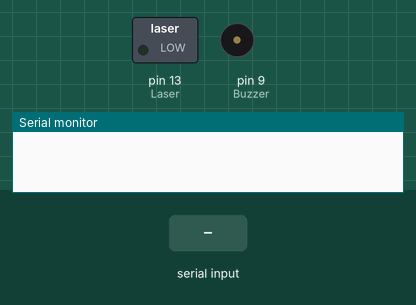
This sketch was run on a simulated Arduino Uno, built with avr-gcc and run on an emulated ATmega328P. On the bench: switched loads named in the sketch (green lamp = pin HIGH), buzzer (waves = sounding), the last lines printed to the serial monitor. Dashed ring = blinking. Inputs (shaded band) come from the test bench.

Above: at 1.2 s.
1.3 s: "5\n" received over Serial
At 1.4 s:
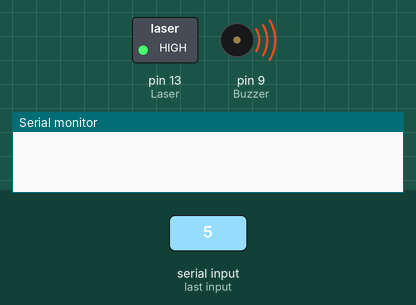
6.4 s: "90 45\n" received over Serial
At 6.8 s:
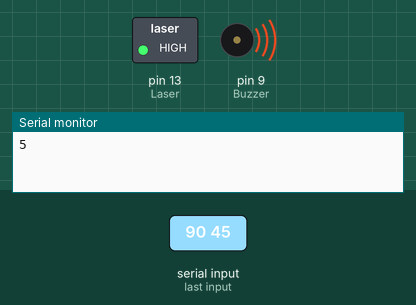
Timing chart, 0 to 15.4 s (numbered marks = the images above; inputs shaded):
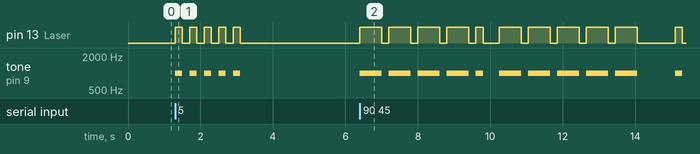

The sketch:

Arduino_1.ino
```cpp
// This Code written by Ahmed Harbi on August.2018

// Defined Laser & Buzzer
#define Laser 13
#define Buzzer 9

// Enter Morse Code Library
char* MorseCode[] = {
  ".-",     // A
  "-...",   // B
  "-.-.",   // C
  "-..",    // D
  ".",      // E
  "..-.",   // F
  "--.",    // G
  "....",   // H
  "..",     // I
  ".---",   // J
  "-.-",    // K
  ".-..",   // L
  "--",     // M
  "-.",     // N
  "---",    // O
  ".--.",   // P
  "--.-",   // Q
  ".-.",    // R
  "...",    // S
  "-",      // T
  "..-",    // U
  "...-",   // V
  ".--",    // W
  "-..-",   // X
  "-.--",   // Y
  "--.."    // Z
};

//Enter Numbers Library
char* Numbers[] = {
  "-----",   // 0
  ".----",   // 1
  "..---",   // 2
  "...--",   // 3
  "....-",   // 4
  ".....",   // 5
  "-....",   // 6
  "--...",   // 7
  "---..",   // 8
  "----."    // 9
};

//Define I/Os
void setup() {
  pinMode(Laser, OUTPUT);
  pinMode(Buzzer, OUTPUT);
  Serial.begin(9600);
}


void loop() {

  // Reset the readed data every loop
  char letter;


  // Check if bluetooth is connected
  if (Serial.available() > 0) {

    // Read data from bluetooth
    letter = Serial.read();


    // Lower case letters
    if (letter >= 'a' && letter <= 'z') {
      // Call the letter element then apply morse code decoder
      decoder(MorseCode[letter - 'a']);
    }

    // Capital case letters
    else if (letter >= 'A' && letter <= 'Z') {
      // Call the letter element then apply morse code decoder
      decoder(MorseCode[letter - 'A']);
    }

    // Numbers
    else if (letter >= '0' && letter <= '9') {
      // Call Number's Element then apply morse code decoder
      decoder(Numbers[letter - '0']);
    }

    // Space Case
    else if (letter == ' ') {
      delay(600);
    }

    // Print output back
    if (letter == '\0') {
      Serial.println("");
    } else {
      Serial.print(letter);
    }
  }
}

// Set the decoder [flash for each letter in received string]
void decoder (char* x) {

  // Counter
  int i = 0;

  //Decoder
  while (x[i] != '\0') {
    flashType(x[i]);
    i++;
  }

  // Delay between every letter
  delay(250);
}


// Dash or Dot
void flashType (char data) {

  // Turn laser & Buzzer on
  digitalWrite(Laser, HIGH);
  tone(Buzzer, 1000);

  // DOT
  if (data == '.') {
    delay(200);
  }

  //Dash
  if (data == '-') {
    delay(600);
  }

  // Turn laser & Buzzer off
  digitalWrite(Laser, LOW);
  noTone(Buzzer);

  //Delay before the following dash/dot
  delay(200);
}

/*Problems:
 *1.cann't control laser or buzzer itself
 */
```

Measured:
- after the input at 1.3 s, pin 13 (Laser): alternates HIGH for 0.20 s and LOW for 0.20 s, 10 changes in all, then stays LOW, starting at once; tone on pin 9 (Buzzer): alternates 1000 Hz for 0.20 s and silent for 0.20 s, 10 changes in all, then stays silent, starting at once
- after the input at 6.4 s, pin 13 (Laser): LOW → HIGH at once, → LOW 0.60 s later, → HIGH 0.20 s later, → LOW 0.60 s later, … (22 changes in this stretch); tone on pin 9 (Buzzer): plays 1000 Hz for 0.60 s, 1000 Hz for 0.60 s, 1000 Hz for 0.60 s, 1000 Hz for 0.60 s, 1000 Hz for 0.20 s, 1000 Hz for 0.60 s … (11 notes in this stretch), starting at once
